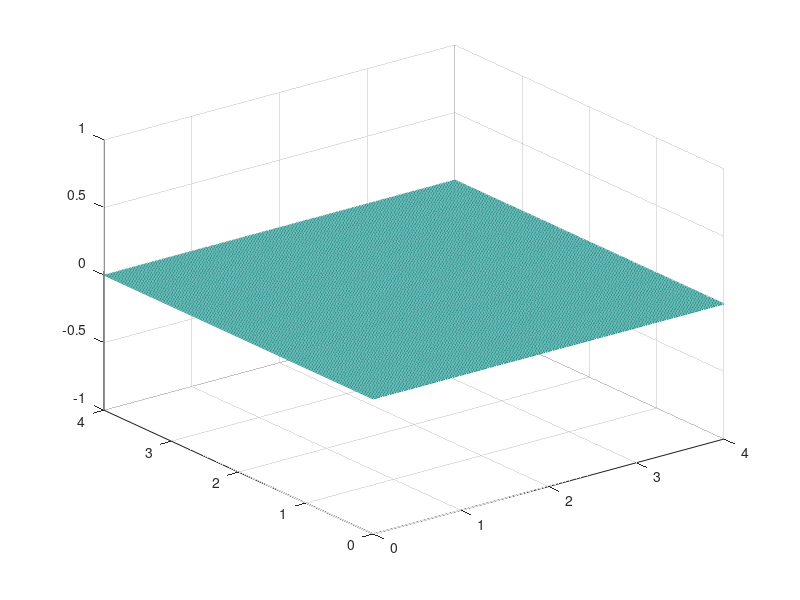

Here is the MATLAB script that generated this plot: (Note: this script raises an error after producing the figure.)
deltaX = .01;
deltaT = .01;
c = 1;
lam = (c*deltaT/deltaX)^2;
alpha = 0;
beta = 1;
gamma = 0;

nFrames = 400;

xLeft = 0;
xRight = 4;
yLeft = 0;
yRight = 4;
y = linspace(yRight, yLeft, 201);
x = linspace(xRight, xLeft, 201);
n = length(x);
uPast = zeros(n,n);
uCur = zeros(n,n);
uFut = zeros(n,n);

mesh(x,y,uCur);
drawnow
for t = 1:nFrames
    for j = 1:n
        for i = 1:n
            if i == 1
                uFut(i,j) = leftBoundary(t, deltaT);
            % Corner Cases
            elseif i == n && j == 1
                uFut(i,j) = (2-4*lam)*uCur(i,j) + lam*(uCur(i-1,j) + uCur(i,j) + uCur(i,j) + uCur(i,j+1)) - uPast(i,j);
            elseif i == n && j == n
                uFut(i,j) = (2-4*lam)*uCur(i,j) + lam*(uCur(i-1,j) + uCur(i,j) + uCur(i,j-1) + uCur(i,j)) - uPast(i,j);
            % Edge Cases
            elseif i == n
                uFut(i,j) = (2-4*lam)*uCur(i,j) + lam*(uCur(i-1,j) + uCur(i,j) + uCur(i,j-1) + uCur(i,j+1)) - uPast(i,j);
            elseif j == n
                uFut(i,j) = (2-4*lam)*uCur(i,j) + lam*(uCur(i-1,j) + uCur(i+1,j) + uCur(i,j-1) + uCur(i,j)) - uPast(i,j);
            elseif j == 1
                uFut(i,j) = (2-4*lam)*uCur(i,j) + lam*(uCur(i-1,j) + uCur(i+1,j) + uCur(i,j) + uCur(i,j+1)) - uPast(i,j);
            else
                uFut(i,j) = (2-4*lam)*uCur(i,j) + lam*(uCur(i-1,j) + uCur(i+1,j) + uCur(i,j-1) + uCur(i,j+1)) - uPast(i,j);
            end
        end
    end
    
    mesh(x,y,uCur),xlabel('X axis'), ylabel('Y axis');
    drawnow

    uPast = uCur;
    uCur = uFut;
end